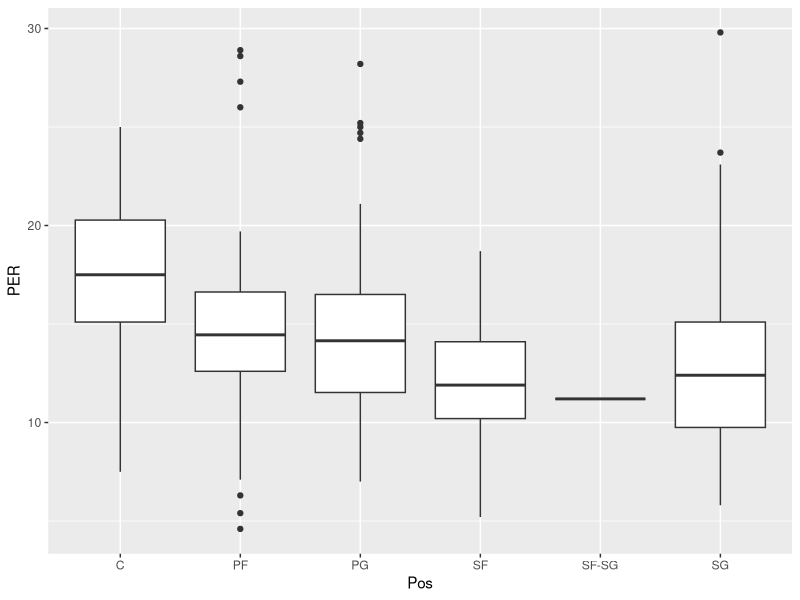
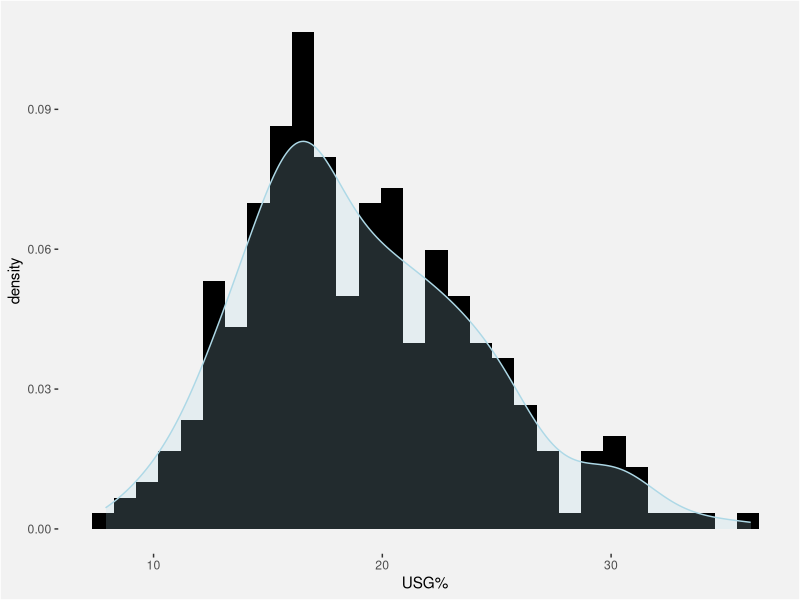

Recreate these plots in R, in order. (Note: this script raises an error after producing the figures.)
#Giancarlo Carino
#Basketball advanced stats

#load libraries
library(tidyverse)
library(stringr)

#Load data
advbk18stats <- read_csv("RawData/advbk18stats.csv")

#Tidy the data

#Delete unnecessary columns
advbk18stats$X20 <- NULL
advbk18stats$X25 <- NULL
advbk18stats$Rk <- NULL
advbk18stats$WS <- NULL
advbk18stats$`WS/48` <- NULL

#Remove after slash
advbk18stats$Player <- sub("\\\\.*", "", advbk18stats$Player)

#Find duplicates and store
rmDup <- which(duplicated(advbk18stats$Player))

#Set Pos as factor variable
advbk18stats$Pos <- as.factor(advbk18stats$Pos)

#Update dataframe without duplicate Players
advbk18stats <- advbk18stats[-rmDup,]

glimpse(advbk18stats)

#Create a separate tibble for Games > 50
relevantAdv <- subset(advbk18stats, G > 50)

#Basic statistics MP
summary(relevantAdv$MP)

#Box plot by POS of PER
relevantAdv %>%
  ggplot(aes(Pos, PER)) +
  geom_boxplot()

#Outliers in PF
relevantAdv %>%
  filter(Pos == "PF" & PER > 20)

#Outliers in PG
relevantAdv %>%
  filter(Pos == "PG" & PER > 20)

#Outliers in SG
relevantAdv %>%
  filter(Pos == "SG" & PER > 22)

#Analyze usage rate
relevantAdv %>%
  ggplot(aes(`USG%`)) +
  geom_histogram(aes(y = ..density..), fill = "black") +
  geom_density(fill = "light blue", alpha = .2, color = "light blue") +
  theme(panel.background = element_rect(fill = "gray95"),
        panel.grid = element_blank(),
        plot.background = element_rect(fill = "gray95"))

scatter_

#Box plot of Usage rate by Pos
relevantAdv %>%
  ggplot(aes(Pos, `USG%`)) +
  geom_boxplot() +
  theme(panel.background = element_rect(fill = "gray95"),
        panel.grid = element_blank(),
        plot.background = element_rect(fill = "gray95"))

#Outliers in PG
relevantAdv %>%
  filter(Pos == "PG" & `USG%` > 32)

#Create Fantasy value of adv stats (Punt: Asts/TO, Strength: PTS, 3s, RBD, STL, BLK)
relevantAdv$fv <- relevantAdv$`3PAr`*.15 + relevantAdv$`USG%`*.15 + relevantAdv$`TRB%`*.15 + relevantAdv$`STL%`*.15 + relevantAdv$`BLK%`*.15 + relevantAdv$FTr*.1 - relevantAdv$`AST%`*.05 + relevantAdv$`TOV%`*.05 + relevantAdv$G*.025 + relevantAdv$MP*.025

#Box plot of fantasy by Pos
relevantAdv %>%
  ggplot(aes(Pos, fv)) +
  geom_boxplot() +
  theme(panel.background = element_rect(fill = "gray95"),
        panel.grid = element_blank(),
        plot.background = element_rect(fill = "gray95"))
